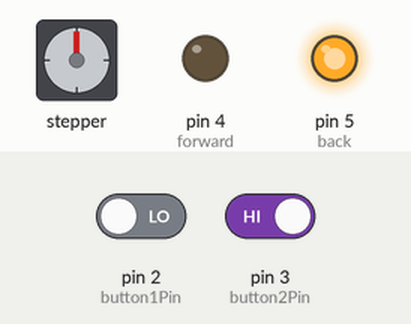
A sketch run on a simulated Arduino Uno, built with avr-gcc and run on an emulated ATmega328P. On the bench: stepper motor, output pins drawn as LEDs (lit = HIGH). Wiring (inferred from the names in the program): stepper motor driver (200 steps per turn assumed): step pin 6; direction pin 7. The inputs (shaded band) are chosen by the test bench; at power-on: pin 2 (button1Pin) LOW, pin 3 (button2Pin) HIGH. What the sketch prints to the serial monitor is not drawn.

Above: at 8.3 s.
8.4 s: pin 2 (button1Pin) driven HIGH and pin 3 (button2Pin) driven LOW
At 9.4 s:
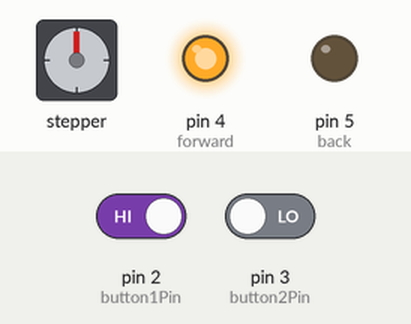
Timing chart, 0 to 11.4 s (numbered marks = the images above; inputs shaded):
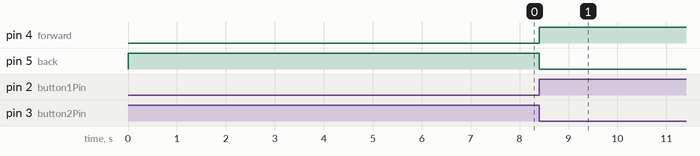

The sketch:

noPotential.ino
```cpp
const int dirPin = 7;
const int stepPin = 6;
const int sleepPin = 18;
const int button1Pin = 2;
const int button2Pin = 3;
const int forward = 4;
const int back = 5;

void setup() {
  // put your setup code here, to run once:
  Serial.begin(115200);
  pinMode(button1Pin, INPUT);
  pinMode(button2Pin, INPUT);
  pinMode(stepPin, OUTPUT);
  pinMode(dirPin, OUTPUT);
  pinMode(forward, OUTPUT);
  pinMode(back, OUTPUT);
  start();
}

void loop() {
  // put your main code here, to run repeatedly:
  //we should start this loop needing to step backward, so start going backward until you hit button1
  while(digitalRead(button1Pin) == LOW) {
    step_backward();
  }
  //now we need to step forward, go forward until you hit button2
  while(digitalRead(button2Pin) == LOW) {
    step_forward();
  }
}

void start() {
  // Steps forward until button2 is pressed, which would indicate you need to step backward.
  while(digitalRead(button2Pin) == LOW) {
    step_forward();
  }
}

void step_forward() {
  Serial.println("stepping forward");
  digitalWrite(forward,HIGH);
  digitalWrite(back, LOW);
  /*
  digitalWrite(dirPin, LOW);
  digitalWrite(stepPin, HIGH);
  delayMicroseconds(500);
  */
}

void step_backward() {
  Serial.println("stepping backward");
  digitalWrite(back, HIGH);
  digitalWrite(forward, LOW);
  /*
  digitalWrite(dirPin, HIGH);
  digitalWrite(stepPin, HIGH);
  delayMicroseconds(500);
  digitalWrite(stepPin, LOW);
  */
}
```

Measured:
- after the input at 8.4 s, pin 4 (forward): LOW → HIGH at once; pin 5 (back): HIGH → LOW at once
